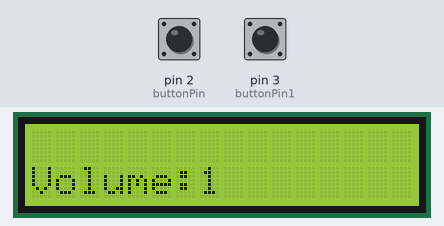
Bench run of a sketch on a simulated Arduino Uno, built with avr-gcc and run on an emulated ATmega328P. On the bench: 16×2 character LCD. Inputs (shaded band) come from the test bench; at power-on: pin 2 (buttonPin) HIGH, pin 3 (buttonPin1) HIGH.

Above: at 1.2 s.
1.3 s: pin 2 (buttonPin) pulled LOW for 0.15 s
At 2.2 s:
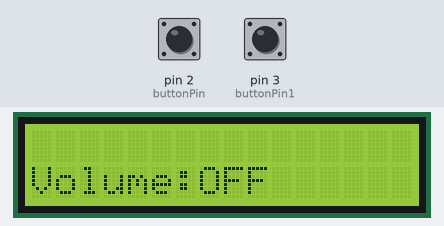
3.0 s: pin 3 (buttonPin1) pulled LOW for 1 s
At 3.21 s:
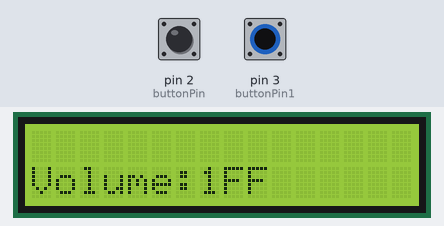
5.5 s: pin 3 (buttonPin1) pulled LOW for 3.2 s
At 9.3 s:
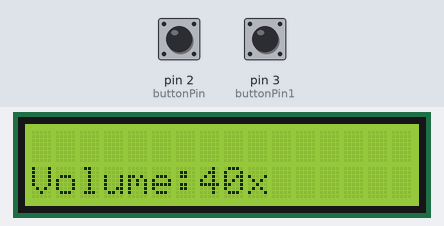
10.2 s: pin 3 (buttonPin1) pulled LOW for 0.15 s
At 10.6 s:
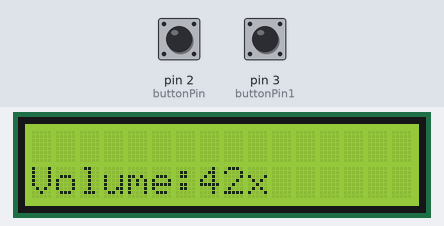
11.8 s: pin 2 (buttonPin) pulled LOW for 3.2 s
At 15.5 s:
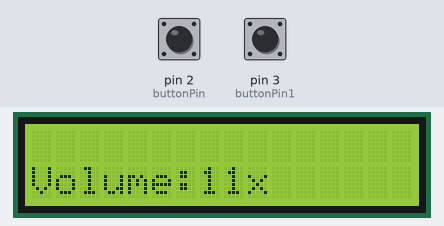

Measured:
- after the input at 1.3 s, the display: first changes after 0.05 s (image 1 shows a later state)
- after the input at 3.0 s, the display: first changes after 0.06 s (image 2 shows a later state)
- after the input at 5.5 s, the display: first changes after 0.06 s (image 3 shows a later state)
- after the input at 10.2 s, the display: first changes after 0.05 s (image 4 shows a later state)
- after the input at 11.8 s, the display: first changes after 0.05 s (image 5 shows a later state)

The sketch:

changevarlcd.ino
```cpp
#include <LiquidCrystal_I2C.h>


LiquidCrystal_I2C lcd(0x27, 2, 1, 0, 4, 5, 6, 7, 3, POSITIVE);


const int  buttonPin = 2;    // the pin that the Up pushbutton is attached to

const int  buttonPin1 = 3;    // the pin that the Down pushbutton is attached to


// Variables will change:


int buttonPushCounter = 0;   // counter for the number of button presses
int buttonState5 = 0;         // current state of the button
int buttonState6 = 0;         // current state of the button
int lastButtonState = 0;     // previous state of the button


void setup() {


  // initialize the button pin as a input:

   pinMode(buttonPin, INPUT_PULLUP);

   pinMode(buttonPin1, INPUT_PULLUP);


   lcd.begin(16,2);

   lcd.setCursor(0,1);

   lcd.print("Volume:");

}


void loop() {


   // read the pushbutton up input pin:

   buttonState5 = digitalRead(buttonPin);

  // compare the buttonState to its previous state

   if (buttonState5 != lastButtonState) {

     // if the state has changed, increment the counter

     if (buttonState5 == HIGH)

     {

      buttonPushCounter++;
      lcd.setCursor(7,1);

      lcd.print(buttonPushCounter);
     }

      delay(50);

   }
   // save the current state as the last state,
  //for next time through the loop
   lastButtonState = buttonState5;

     // read the pushbutton down input pin:

   buttonState6 = digitalRead(buttonPin1);

  // compare the buttonState to its previous state

   if (buttonState6 != lastButtonState) {

     // if the state has changed, decrement the counter

     if (buttonState6 == HIGH)

     {

      buttonPushCounter-=1;
      lcd.setCursor(7,1);

      lcd.print(buttonPushCounter);
     }

         delay(50);


         if (buttonPushCounter < 10)

         {
             lcd.setCursor(8,1);

              lcd.print("  ");
         }


         if (buttonPushCounter <= 0)

         {


            lcd.setCursor(7,1);

            lcd.print("OFF");

         }


         if (buttonPushCounter >= 25)

         {

           lcd.setCursor(7,1);

           lcd.print("Max");

         }


   }


   // save the current state as the last state,

  //for next time through the loop

   lastButtonState = buttonState6;


}
```
